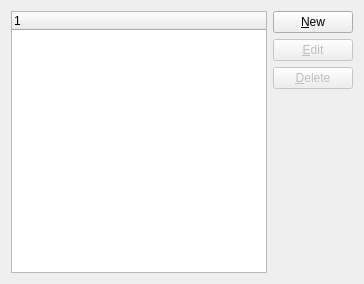
     <widget class="QWidget" name="_hotkeys">
      <attribute name="title">
       <string>Hot Keys</string>
      </attribute>
      <layout class="QGridLayout">
       <item row="0" column="0">
        <widget class="XTreeWidget" name="_hotkey">
         <property name="sizePolicy">
          <sizepolicy hsizetype="Expanding" vsizetype="Expanding">
           <horstretch>0</horstretch>
           <verstretch>0</verstretch>
          </sizepolicy>
         </property>
        </widget>
       </item>
       <item row="0" column="1">
        <layout class="QVBoxLayout">
         <item>
          <widget class="QPushButton" name="_new">
           <property name="text">
            <string>&amp;New</string>
           </property>
          </widget>
         </item>
         <item>
          <widget class="QPushButton" name="_edit">
           <property name="enabled">
            <bool>false</bool>
           </property>
           <property name="text">
            <string>&amp;Edit</string>
           </property>
          </widget>
         </item>
         <item>
          <widget class="QPushButton" name="_delete">
           <property name="enabled">
            <bool>false</bool>
           </property>
           <property name="text">
            <string>&amp;Delete</string>
           </property>
          </widget>
         </item>
         <item>
          <spacer>
           <property name="orientation">
            <enum>Qt::Vertical</enum>
           </property>
           <property name="sizeType">
            <enum>QSizePolicy::Expanding</enum>
           </property>
           <property name="sizeHint" stdset="0">
            <size>
             <width>20</width>
             <height>184</height>
            </size>
           </property>
          </spacer>
         </item>
        </layout>
       </item>
      </layout>
     </widget>
